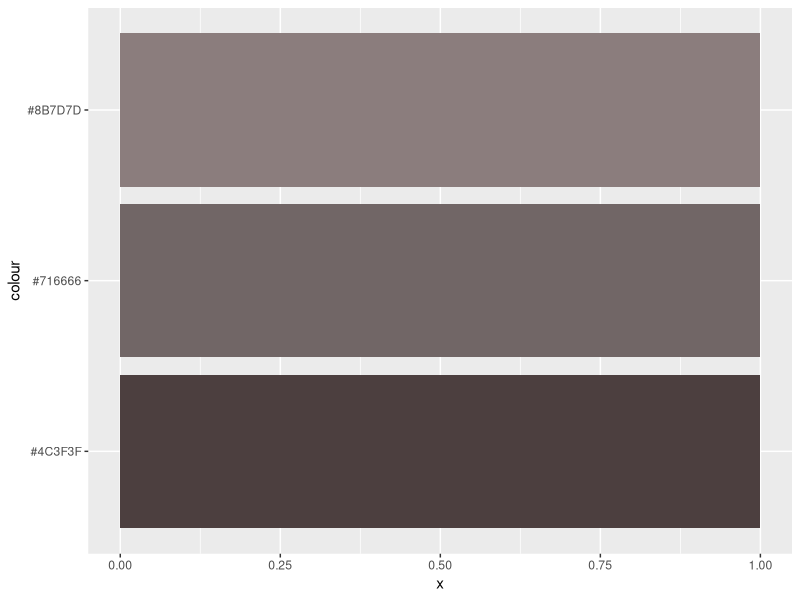

Here is the R script that generated this plot:
# from http://poldham.github.io/ggplot_pizza_patents_part2j/
library(ggplot2)
data3 = read.csv(
  file="01january2016-1st3datapoints.csv", 
    stringsAsFactors=F)
p = ggplot(data=data3, 
       aes(x=1, y=colour, fill=I(colour)
      ),
           ) + geom_bar(stat="identity")

ggsave("stacked-bar-chart-patent-data-example-1st3-ig-van-01january-2016-barchart.png", p, width = 26.666666667, height = 26.666666667, dpi = 72, limitsize = FALSE) # 26.6666667 = 1920/72dpi
warnings()
